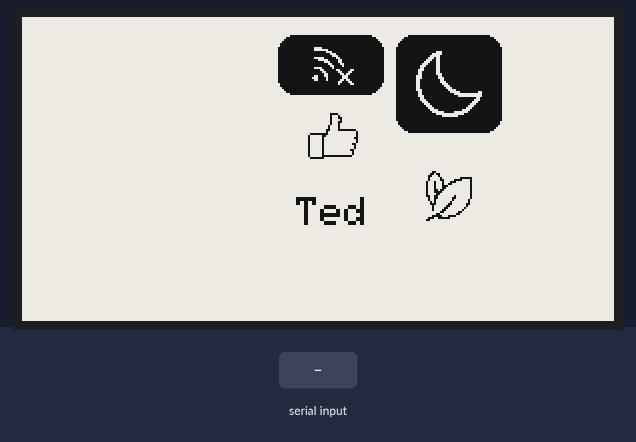
This program was run on a simulated Arduino Nano Every. On the bench: 296×152 one-colour display. The inputs (shaded band) are chosen by the test bench.

Above: at 4.4 s.
4.5 s: "S\n" received over Serial
At 7.3 s:
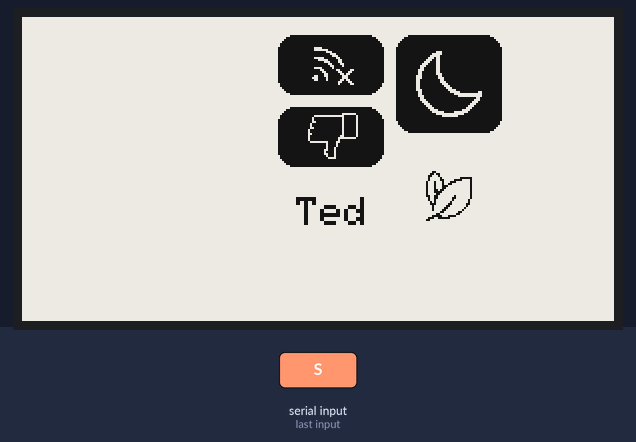
7.5 s: "T\n" received over Serial
At 10.3 s:
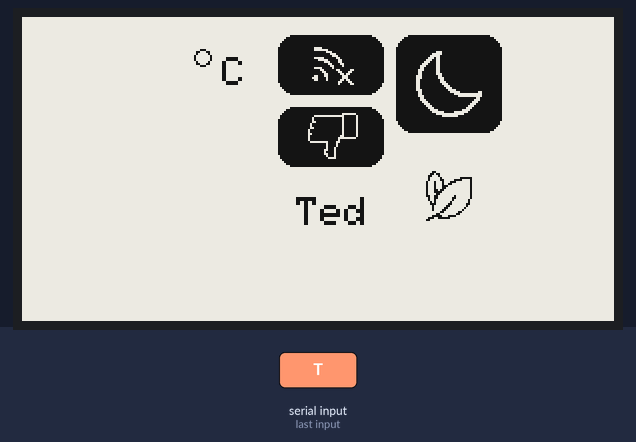
10.5 s: "W\n" received over Serial
At 13.2 s:
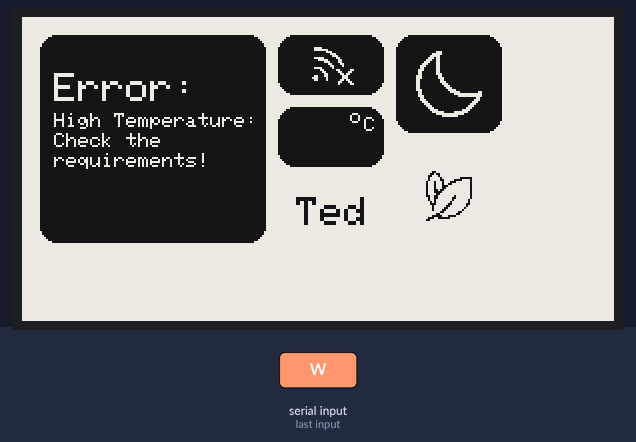
13.5 s: "T\n" received over Serial
At 16.6 s:
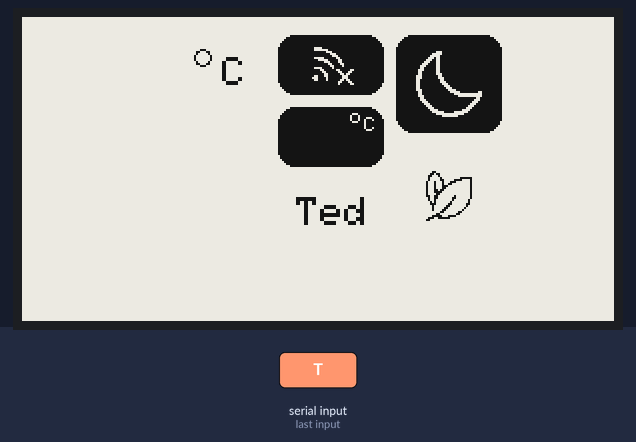
Timing chart, 0 to 17.5 s (numbered marks = the images above; inputs shaded):
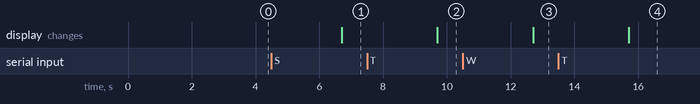

Measured:
- after the input at 4.5 s, the display: changes after 2.2 s (image 1)
- after the input at 7.5 s, the display: changes after 2.2 s (image 2)
- after the input at 10.5 s, the display: changes after 2.2 s (image 3)
- after the input at 13.5 s, the display: changes after 2.2 s (image 4)

The program:

main.cpp
```cpp
//E-Paper Display for Cooling Device Metrics

// #include <GxEPD2_3C.h> //includes Epaper library

#include <GxEPD2_BW.h> //includes Epaper library
GxEPD2_BW<GxEPD2_266_BN, GxEPD2_266_BN::HEIGHT> display(GxEPD2_266_BN(/*CS=D8*/ 10, /*DC=D3*/ 9, /*RST=D4*/ 8, /*BUSY=D2*/ 7)); // DEPG0213BN 122x250, SSD1680, TTGO T5 V2.4.1, V2.3.1
// GxEPD2_BW<GxEPD2_213_BN, GxEPD2_213_BN::HEIGHT> display(GxEPD2_213_BN(/*CS=D8*/ 10, /*DC=D3*/ 9, /*RST=D4*/ 8, /*BUSY=D2*/ 7)); // DEPG0213BN 122x250, SSD1680, TTGO T5 V2.4.1, V2.3.1

#include <Fonts/FreeMonoBold9pt7b.h> //includes font gfx
#include "imagedata.h" //includes image data
void wifi_connection(const char *signal);
void status(const char *stat);
void light(const char *l);
void mode(const char *m);
void print_device_name(const char *text);
void getInput();


void setup() {
  Serial.begin(115200);
  display.init(115200, true, 2, false);
  display.setRotation(1); //set the rotation of the screen
  wifi_connection("disconnected"); //draw the basic icons
  status("good");
  light("dark");
  mode("eco");
  print_device_name("Ted");
  display.display(); //display the icons
  delay(1000); //1sec wait
}

void loop() {
  if (Serial.available() > 0) {
    getInput(); //get the input data
  }
}

//wifi connection icon:
//if input was "C: connected" -> wifi icon
//if input was different -> no wifi icon
void wifi_connection(const char *signal) {
  String connected_compare = "connected"; //creating a String "connected" to be able to compare it with the input data (input is a String)
  if (signal == connected_compare) {
    display.fillRoundRect(127, 8, 55.5, 32.6, 10, GxEPD_WHITE); //draw a filled round rectangle
    display.drawBitmap(143, 12, gImage_c_bmp_wifi_c, 25, 25, GxEPD_BLACK); //draw the wifi icon inside
  }
  else {
    display.fillRoundRect(127, 8, 55.5, 32.6, 10, GxEPD_BLACK); //draw a filled round rectangle
    display.drawRoundRect(127, 8, 55.5, 32.6, 10, GxEPD_WHITE); //draw a white border around the rectangle
    display.drawBitmap(143, 12, gImage_c_nowifi, 25, 25, GxEPD_WHITE); //draw the no wifi icon inside
  }
}

//status icon:
//if input was "S: good" -> like icon
//if input was different -> dislike icon
void status(const char *stat) {
  String good_compare = "good"; //creating a String "good" to be able to compare it with the input data
  if (stat == good_compare) {
    display.fillRoundRect(127, 44.6, 55.5, 32.6, 10, GxEPD_WHITE);
    display.drawBitmap(143, 47.6, gImage_c_like, 25, 25, GxEPD_BLACK);
  }
  else {
    display.fillRoundRect(127, 44.6, 55.5, 32.6, 10, GxEPD_BLACK);
    display.drawRoundRect(127, 44.6, 55.5, 32.6, 10, GxEPD_WHITE);
    display.drawBitmap(143, 47.6, gImage_c_dislike, 25, 25, GxEPD_WHITE);
  }
}

//light icon:
//if input was "L: light" -> sun icon
//if input was different -> moon icon
void light(const char *l) {
  String light_compare = "light";
  if (l == light_compare) {
    display.fillRoundRect(186.5, 8, 55.5, 51, 10, GxEPD_WHITE);
    display.drawBitmap(196, 16, gImage_c_light, 35, 35, GxEPD_BLACK);
  }
  else {
    display.fillRoundRect(186.5, 8, 55.5, 51, 10, GxEPD_BLACK);
    display.drawRoundRect(186.5, 8, 55.5, 51, 10, GxEPD_WHITE);
    display.drawBitmap(196, 16, gImage_c_dark, 35, 35, GxEPD_WHITE);
  }
}

//mode icon:
//if input was "M: on" -> check icon
//if input was "M: off" -> cross icon
//if input was "M: eco" -> leaves icon
void mode(const char *m) {
  String off_compare = "off";
  String on_compare = "on";
  String eco_compare = "eco";
  if (m == off_compare) {
    display.fillRoundRect(186.5, 63, 55.5, 51, 10, GxEPD_BLACK);
    display.drawRoundRect(186.5, 63, 55.5, 51, 10, GxEPD_WHITE);
    display.drawBitmap(196, 71, gImage_c_off, 35, 35, GxEPD_WHITE);
  }
  else if (m == on_compare) {
    display.fillRoundRect(186.5, 63, 55.5, 51, 10, GxEPD_WHITE);
    display.drawBitmap(196, 72, gImage_c_on, 35, 35, GxEPD_BLACK);
  }
  else if (m == eco_compare) {
    display.fillRoundRect(186.5, 63, 55.5, 51, 10, GxEPD_WHITE);
    display.drawBitmap(196, 72, gImage_c_eco, 35, 35, GxEPD_BLACK);
  }
}

//drawing text function
void drawtext(int x, int y, const char *text, uint16_t color, const GFXfont *f, int size) {
  display.setCursor(x, y);
  display.setTextColor(color);
  display.setFont(f);
  display.setTextSize(size);
  display.print(text);
}

//show temperature function
void show_temperature(const char *t) {
  display.fillRoundRect(8, 8, 115, 106, 10, GxEPD_WHITE);
  display.drawCircle(90, 20, 4, GxEPD_BLACK);
  drawtext(100, 20, "C", GxEPD_BLACK, NULL, 2);
  drawtext(15, 54, t, GxEPD_BLACK, NULL, 7);
}

//prints name of the device
void print_device_name(const char *text) {
  display.fillRoundRect(127, 81.2, 55.5, 32.6, 10, GxEPD_WHITE);
  drawtext(137, 90, text, GxEPD_BLACK, NULL, 2);
}

//draws three rectangles - isn't used, demonstrates the drawing of rectangles
void draw_3_rectangles() {
  display.fillRoundRect(127, 8, 55.5, 32.6, 10, GxEPD_WHITE);
  display.fillRoundRect(127, 44.6, 55.5, 32.6, 10, GxEPD_BLACK);
  display.drawRoundRect(127, 44.6, 55.5, 32.6, 10, GxEPD_WHITE);
  display.fillRoundRect(127, 81.2, 55.5, 32.6, 10, GxEPD_WHITE);
}

void draw_2_rectangles() {
  display.fillRoundRect(186.5, 8, 55.5, 51, 10, GxEPD_WHITE);
  display.drawRoundRect(186.5, 63, 55.5, 51, 10, GxEPD_WHITE);
}

//high temperature warning message + the temperature is shown in the middle rectangle
void warning(const char *t) {
  display.fillRoundRect(8, 8, 115, 106, 10, GxEPD_BLACK);
  display.drawRoundRect(8, 8, 115, 106, 10, GxEPD_WHITE);
  drawtext(16, 28, "Error:", GxEPD_WHITE, NULL, 2);
  drawtext(16, 48, "High Temperature:", GxEPD_WHITE, NULL, 1);
  drawtext(16, 58, "Check the", GxEPD_WHITE, NULL, 1);
  drawtext(16, 68, "requirements!", GxEPD_WHITE, NULL, 1);
  display.fillRoundRect(127, 44.6, 55.5, 32.6, 10, GxEPD_BLACK);
  display.drawRoundRect(127, 44.6, 55.5, 32.6, 10, GxEPD_WHITE);
  drawtext(137, 54, t, GxEPD_WHITE, NULL, 2);
  display.drawCircle(166, 50, 2, GxEPD_WHITE);
  drawtext(171, 50, "C", GxEPD_WHITE, NULL, 1);
}

//main function, gets input, calls functions for drawing icons based on the input
void getInput() {

  //logic for defining the b character in order to switch between cases
  String a = Serial.readStringUntil('\n');
  char b = a[0];
  a.remove(0, 3);
  int a_len = a.length() + 1;
  char data[a_len];
  a.toCharArray(data, a_len);

  switch (b) {
  case 'C':
    wifi_connection(data);
    display.display();
    break;
  case 'S':
    status(data);
    display.display();
    break;
  case 'L':
    light(data);
    display.display();
    break;
  case 'M':
    mode(data);
    display.display();
    break;
  case 'T':
    show_temperature(data);
    display.display();
    break;
  case 'W':
    warning(data);
    display.display();
    break;
  case '?':
    Serial.println("Setting Parameters for a Cooling Device on the E-Paper Display");
    Serial.println();
    Serial.println("For temperature setting, use 'T: ' followed by the temperature (with a space between the number and the colon).");
    Serial.println("For wifi connection status, use 'C: ' followed by either 'connected' or 'disconnected'.");
    Serial.println("For general status, use 'S: ' followed by 'good' or 'bad'.");
    Serial.println("To adjust brightness, use 'L: ' followed by 'light' or 'dark'.");
    Serial.println("For mode selection, use 'M: ' followed by 'on', 'off', or 'eco'.");
    Serial.println("To issue HighTemperatureError warning, use 'W: ' followed by the temperature.");
    break;
  }
}
```
